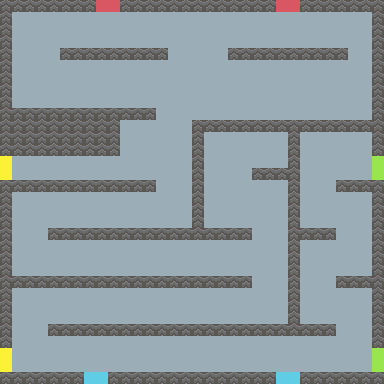

A 2D game scene composited from a Tiled map and its tileset images. What follows is a short description and the map's XML, with every tile layer's data as written:
An orthogonal 32x32 tile map with 12x12 px tiles, 1 tile layer (Tile Layer 1).

<map version="1.0" orientation="orthogonal" renderorder="right-down" width="32" height="32" tilewidth="12" tileheight="12" nextobjectid="1">
 <properties>
  <property name="link" value="" />
 </properties>
 <tileset firstgid="1" name="tiles" tilewidth="12" tileheight="12" tilecount="6">
  <image source="tiles.png" width="72" height="12" />
  <tile id="0">
   <properties>
    <property name="constraint" value="true" />
    <property name="links" value="all" />
   </properties>
  </tile>
  <tile id="2">
   <properties>
    <property name="link" value="top" />
   </properties>
  </tile>
  <tile id="3">
   <properties>
    <property name="link" value="right" />
   </properties>
  </tile>
  <tile id="4">
   <properties>
    <property name="link" value="bot" />
   </properties>
  </tile>
  <tile id="5">
   <properties>
    <property name="link" value="left" />
   </properties>
  </tile>
 </tileset>
 <layer name="Tile Layer 1" width="32" height="32">
  <data encoding="csv">
1,1,1,1,1,1,1,1,3,3,1,1,1,1,1,1,1,1,1,1,1,1,1,3,3,1,1,1,1,1,1,1,
1,2,2,2,2,2,2,2,2,2,2,2,2,2,2,2,2,2,2,2,2,2,2,2,2,2,2,2,2,2,2,1,
1,2,2,2,2,2,2,2,2,2,2,2,2,2,2,2,2,2,2,2,2,2,2,2,2,2,2,2,2,2,2,1,
1,2,2,2,2,2,2,2,2,2,2,2,2,2,2,2,2,2,2,2,2,2,2,2,2,2,2,2,2,2,2,1,
1,2,2,2,2,1,1,1,1,1,1,1,1,1,2,2,2,2,2,1,1,1,1,1,1,1,1,1,1,2,2,1,
1,2,2,2,2,2,2,2,2,2,2,2,2,2,2,2,2,2,2,2,2,2,2,2,2,2,2,2,2,2,2,1,
1,2,2,2,2,2,2,2,2,2,2,2,2,2,2,2,2,2,2,2,2,2,2,2,2,2,2,2,2,2,2,1,
1,2,2,2,2,2,2,2,2,2,2,2,2,2,2,2,2,2,2,2,2,2,2,2,2,2,2,2,2,2,2,1,
1,2,2,2,2,2,2,2,2,2,2,2,2,2,2,2,2,2,2,2,2,2,2,2,2,2,2,2,2,2,2,1,
1,1,1,1,1,1,1,1,1,1,1,1,1,2,2,2,2,2,2,2,2,2,2,2,2,2,2,2,2,2,2,1,
1,1,1,1,1,1,1,1,1,1,2,2,2,2,2,2,1,1,1,1,1,1,1,1,1,1,1,1,1,1,1,1,
1,1,1,1,1,1,1,1,1,1,2,2,2,2,2,2,1,2,2,2,2,2,2,2,1,2,2,2,2,2,2,1,
1,1,1,1,1,1,1,1,1,1,2,2,2,2,2,2,1,2,2,2,2,2,2,2,1,2,2,2,2,2,2,1,
6,2,2,2,2,2,2,2,2,2,2,2,2,2,2,2,1,2,2,2,2,2,2,2,1,2,2,2,2,2,2,4,
6,2,2,2,2,2,2,2,2,2,2,2,2,2,2,2,1,2,2,2,2,1,1,1,1,2,2,2,2,2,2,4,
1,1,1,1,1,1,1,1,1,1,1,1,1,2,2,2,1,2,2,2,2,2,2,2,1,2,2,2,1,1,1,1,
1,2,2,2,2,2,2,2,2,2,2,2,2,2,2,2,1,2,2,2,2,2,2,2,1,2,2,2,2,2,2,1,
1,2,2,2,2,2,2,2,2,2,2,2,2,2,2,2,1,2,2,2,2,2,2,2,1,2,2,2,2,2,2,1,
1,2,2,2,2,2,2,2,2,2,2,2,2,2,2,2,1,2,2,2,2,2,2,2,1,2,2,2,2,2,2,1,
1,2,2,2,1,1,1,1,1,1,1,1,1,1,1,1,1,1,1,1,1,2,2,2,1,1,1,1,2,2,2,1,
1,2,2,2,2,2,2,2,2,2,2,2,2,2,2,2,2,2,2,2,2,2,2,2,1,2,2,2,2,2,2,1,
1,2,2,2,2,2,2,2,2,2,2,2,2,2,2,2,2,2,2,2,2,2,2,2,1,2,2,2,2,2,2,1,
1,2,2,2,2,2,2,2,2,2,2,2,2,2,2,2,2,2,2,2,2,2,2,2,1,2,2,2,2,2,2,1,
1,1,1,1,1,1,1,1,1,1,1,1,1,1,1,1,1,1,1,1,1,2,2,2,1,2,2,2,1,1,1,1,
1,2,2,2,2,2,2,2,2,2,2,2,2,2,2,2,2,2,2,2,2,2,2,2,1,2,2,2,2,2,2,1,
1,2,2,2,2,2,2,2,2,2,2,2,2,2,2,2,2,2,2,2,2,2,2,2,1,2,2,2,2,2,2,1,
1,2,2,2,2,2,2,2,2,2,2,2,2,2,2,2,2,2,2,2,2,2,2,2,1,2,2,2,2,2,2,1,
1,2,2,2,1,1,1,1,1,1,1,1,1,1,1,1,1,1,1,1,1,1,1,1,1,1,1,1,2,2,2,1,
1,2,2,2,2,2,2,2,2,2,2,2,2,2,2,2,2,2,2,2,2,2,2,2,2,2,2,2,2,2,2,1,
6,2,2,2,2,2,2,2,2,2,2,2,2,2,2,2,2,2,2,2,2,2,2,2,2,2,2,2,2,2,2,4,
6,2,2,2,2,2,2,2,2,2,2,2,2,2,2,2,2,2,2,2,2,2,2,2,2,2,2,2,2,2,2,4,
1,1,1,1,1,1,1,5,5,1,1,1,1,1,1,1,1,1,1,1,1,1,1,5,5,1,1,1,1,1,1,1
</data>
 </layer>
</map>